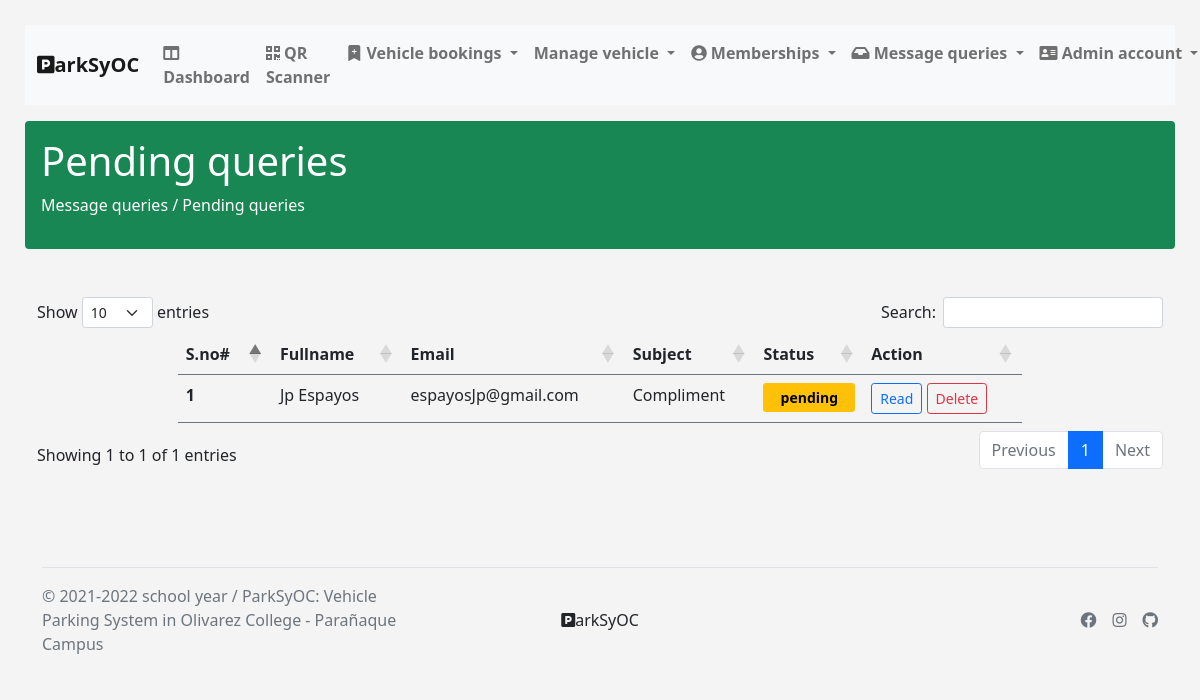
The page /queries.php on the database its author committed.
### tables this page shows
CREATE TABLE `messages` (
  `message_id` int(11) NOT NULL,
  `mssg_name` varchar(255) NOT NULL,
  `mssg_email` varchar(255) NOT NULL,
  `mssg_subject` varchar(255) NOT NULL,
  `mssg_queries` varchar(255) NOT NULL,
  `mssg_confirmation` varchar(255) NOT NULL,
  `mssg_reply` varchar(1000) NOT NULL
);

### queries.php (the view, shortened to what this page needs)
<?php
require_once './db/pdo.php';
$stmt = $pdo->query("SELECT * FROM messages WHERE mssg_confirmation = '' ");
$stmt->execute();
$rows = $stmt->fetchAll(PDO::FETCH_ASSOC);
?>
<!DOCTYPE html>
<html lang="en">
<head>
  <link rel="stylesheet" href="https://use.fontawesome.com/releases/v5.15.4/css/all.css">
  <link href="https://cdn.jsdelivr.net/npm/bootstrap@5.1.3/dist/css/bootstrap.min.css" rel="stylesheet">
  <link rel="stylesheet" href="https://cdn.datatables.net/1.11.4/css/dataTables.bootstrap5.min.css">
  <link rel="stylesheet" href="./public/styles.css">
</head>
<body>
  <?php include_once "./views/nav.php"; ?>
  <div class="jumbutron-section mb-5">
    <div class="mt-3 p-3 bg-success text-white rounded">
      <h1>Pending queries</h1>
      <p>Message queries / Pending queries</p>
    </div>
  </div>
  <div class="container-fluid">
    <table id="datatableid" class="table table-hover border-secondary">
      <thead>
        <tr>
          <th scope="col-1">S.no#</th>
          <th scope="col-1">Fullname</th>
          <th scope="col-2">Email</th>
          <th scope="col-1">Subject</th>
          <th scope="col-1">Status</th>
          <th scope="col-3">Action</th>
        </tr>
      </thead>
      <tbody>
          <tr>
            <?php
              foreach($rows as $i => $row): ?>
            <th scope="row"><?php echo $i + 1 ?></th>
            <td><?php echo $row['mssg_name'] ?></td>
            <td><?php echo $row['mssg_email'] ?></td>
            <td><?php echo $row['mssg_subject'] ?></td>
            <td>
              <?php
                if($row['mssg_confirmation'] == ''){
                  echo "<div class='btn-sm btn-warning text-center' >";
                  echo "<b>";
                  echo "pending";
                  echo "</b>";
                  echo "</div>";
                }
              ?>
            </td>
            <td>
              <form action="" method="POST">
                <a href="./queriesUpdate.php?<?php echo "queriesId=" . $row['message_id'] ?>" class="btn btn-sm btn-outline-primary">Read</a>
                <a href="./queriesDelete.php?<?php echo "deleteId=" . $row['message_id'] ?>" class="btn btn-sm btn-outline-danger" name="delete" value="">Delete</a>
              </form>
            </td>
          </tr>
          <?php endforeach; ?>
      </tbody>
    </table>
  </div>
  <br>
  <br>
  <br>
  <?php include_once "./views/footer.php"; ?>
</body>
</html>

### public/styles.css (style rules this page uses)
:root { --body-bg: rgb(204, 204, 204); --white: #ffff; --darkWhite: #ccc; --black: #0000; --dark: #615c60; --themeColor: #22b8d1; --pageShadow: 0 0 0 .5cm rgba(0, 0, 0, 0.5); }
body { padding: 10px; margin: 15px; background-color: rgb(245, 244, 244); }
.table { width: 75%; margin: 20px auto; }

### rows shown on the page
messages: mssg_name "Jp Espayos", mssg_email "espayosJp@gmail.com", mssg_subject "Compliment", mssg_confirmation "pending"
